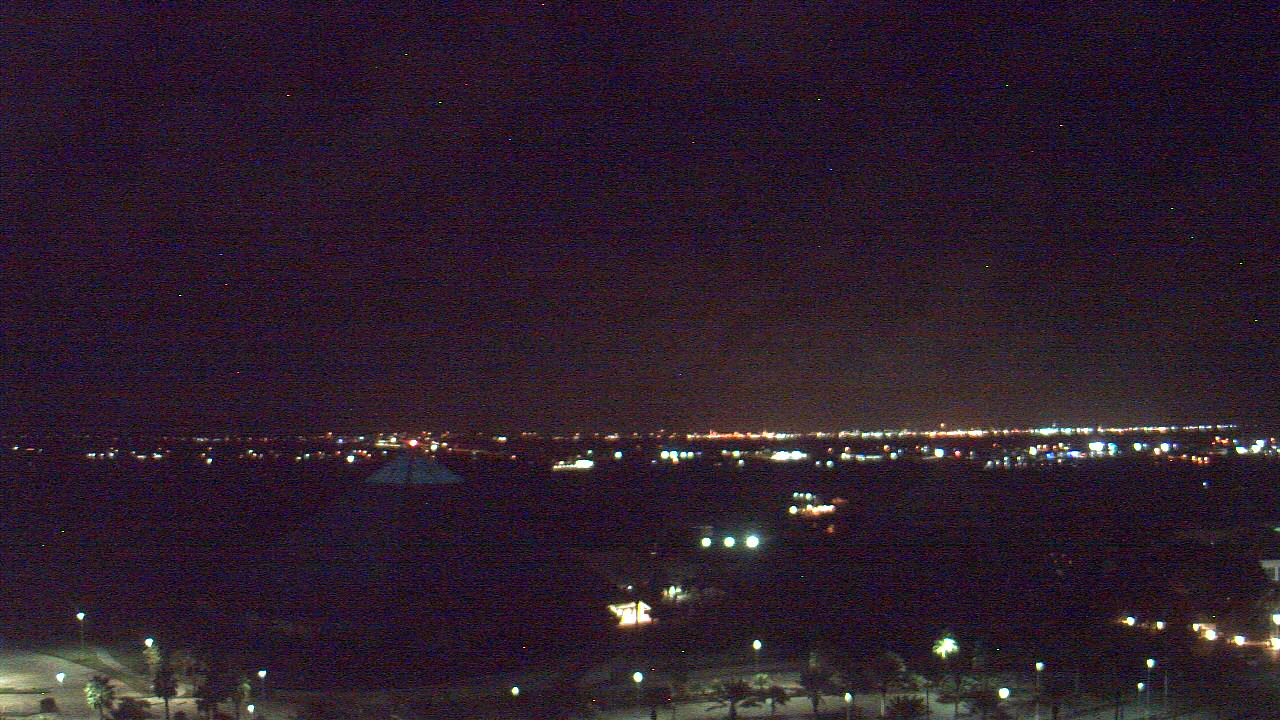
#> input picture CV_19117613/datasets/623/20120901_084151.jpg, 1280 x 720 px
$ python CV2_19117613.py   (Python 2 division)
#> lines starting #> are read from the running program, lines starting #| are printed output that depends on the picture; after the words box and inside, x2 and y2 are one past the last pixel; in counts of white or black regions, pixels touching at a corner belong together; pictures that were not available may be replaced by others from this repository, and a replacement may not be noted
import cv2
import numpy as np
import os
from matplotlib import pyplot as pt

#Canny edge detection function to get edges
def canny(img):
    #Extract the blue plane from input image and perform canny edge detection on the extracted blue plane
    blue = img[:,:,0]
    edges = cv2.Canny(blue, 16 , 186)
    #Apply morphological closing on edges using a 17x17 structuring element
    se = cv2.getStructuringElement(cv2.MORPH_RECT, (17,17))
    closing = cv2.morphologyEx(edges, cv2.MORPH_CLOSE, se)
    return closing

#Floof fill to fill the gap to get the mask
def fillhole(img):
    floodfill = img.copy()
    #Apply two pixels more than the input image and create a mask for flood fill
    h, w = img.shape[:2]
    mask = np.zeros((h + 2, w + 2), np.uint8)
    floodfill = np.uint8(floodfill)
    #Perform flood fill from point 100, 100 with white color and invert the filled image
    cv2.floodFill(floodfill, mask, (100, 100), 255)
    invert = cv2.bitwise_not(floodfill)
    #Combine original and inverted image to fill the hole and invert again
    img_out = img | invert
    img_out = cv2.bitwise_not(img_out)
    #Apply dilation to refine the mask with kernel 7x7 kernel size
    kernel = np.ones((7,7), np.uint8)
    dilate = cv2.dilate(img_out, kernel, iterations = 1)
    #Perform morphological closing to remove small region usign 7x7 structuring element
    se = cv2.getStructuringElement(cv2.MORPH_RECT, (7,7))
    predicted_mask = cv2.morphologyEx(dilate, cv2.MORPH_CLOSE, se)
    return predicted_mask

#Drawing contours for skyline
def skylineDetection(mask):
    #Detect skyline in the predicted mask using canny edge detection
    edges = cv2.Canny(mask, 50, 150)
    contours, hierarchy= cv2.findContours(edges, cv2.RETR_EXTERNAL, cv2.CHAIN_APPROX_NONE)

    skyline_contours = []
    for contour in contours:
        #Calculate the bounding box of the contour
        x, y, w, h = cv2.boundingRect(contour)

        #Filter out cloud contours that are unlikely to be the skyline
        if h > 10 and w > 200:
            skyline_contours.append(contour)

    skyline = np.zeros_like(edges)
    cv2.drawContours(skyline, skyline_contours, -1, 255, 3)
    return skyline

#Day and night image classifier
def dayOrNight(img):
    #Convert the image to grayscale then perform otsu thresholding to create a binary image
    gray_img = cv2.cvtColor(img, cv2.COLOR_BGR2GRAY)
    _, bi_img = cv2.threshold(gray_img, 0, 255, cv2.THRESH_BINARY + cv2.THRESH_OTSU)
    #Calculate the number of white pixels in the binary image
    no_white_px = cv2.countNonZero(bi_img)
    h, w = bi_img.shape
    white_px = (no_white_px / (h * w)) * 100
    threshold = 20
    #Determine whether is day or night based on the number of white pixels
    if white_px > threshold:
        return 'Day Time'
    else:
        return 'Night Time'

#Accuracy calculation using MSE
def calAccuracy(out, expected):
    #Calculate the MSE between the predicted and actual mask and then calculate the accuracy
    sqr_diff = (out - expected) ** 2
    mse = np.mean(sqr_diff)
    accuracy = 1/(1 + mse)
    return accuracy

#Night image enhancement
def nightEnhancement(img):
    hsv_img = cv2.cvtColor(img, cv2.COLOR_BGR2HSV)
    h,s,v = cv2.split(hsv_img)

    adj_hue = (h + 70) % 180
    adj_saturation = np.clip(s * 0.6, 10, 100)
    adj_saturation = np.uint8(adj_saturation)

    adj_hsv = cv2.merge([adj_hue, adj_saturation, v])
    adj_img = cv2.cvtColor(adj_hsv, cv2.COLOR_HSV2BGR)
    return adj_img

#Main function
def main(datasets, file, expected_dic):
#> called with datasets = '623', file = '20120901_084151.jpg'
    img = cv2.imread(f'datasets/{datasets}/{file}', 1)
#> img is the input picture: shape (720, 1280, 3); mean B, G, R 42.6, 29.2, 44.7
    #Image to convert to rgb and read the actual mask from dictionary for evaluation then determine day or night image
    ori = cv2.cvtColor(img, cv2.COLOR_BGR2RGB)
    actual_mask = cv2.imread(expected_dic[datasets], 0)
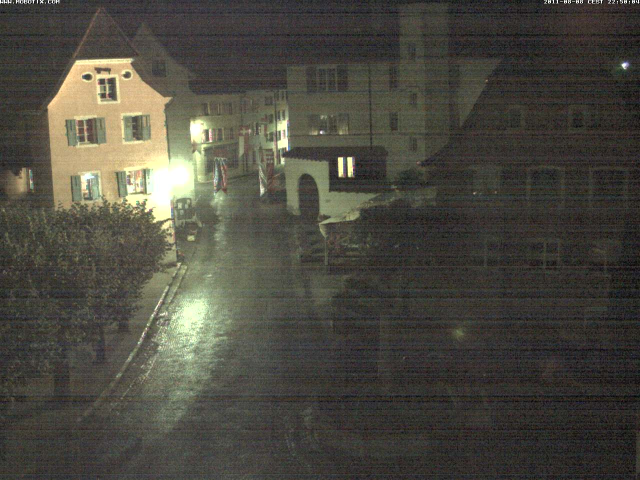
#> input picture CV_19117613/datasets/10917/20110809_022406.jpg, 1280 x 960 px, given in place of 623.png, which was not available (shown at 1/2 size)
#> actual_mask: shape (960, 1280); min 0, max 255, mean 73.1
    actual_skyline = skylineDetection(actual_mask)
#> in skylineDetection, `edges = cv2.Canny(mask, 50, 150)`:
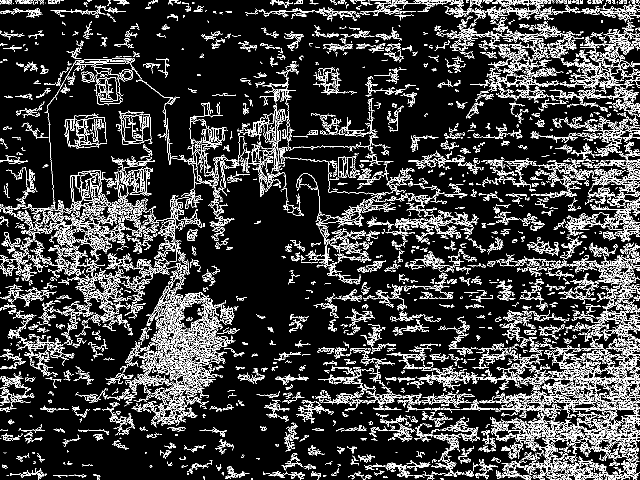
#> edges: shape (960, 1280) (shown at 1/2 size); 14.1% white in thin lines or dots
#> in skylineDetection, `contours, hierarchy= cv2.findContours(edges, cv2.RETR_EXTERNAL, cv2.CH..`: contours = 3261 contours, 2502 with area under 20; largest, box (x1, y1, x2, y2) and area: (1107, 775, 1236, 825) 948, (1120, 726, 1280, 784) 742, (237, 325, 303, 395) 663, (365, 612, 469, 710) 635, (96, 490, 173, 552) 591
#> the loop in skylineDetection, `for contour in contours:` made 3261 passes
#> (x, y, w, h) on passes 3, 5, 6: (1115, 956, 3, 4), (880, 956, 7, 4), (502, 956, 4, 4)
#> after the loop in skylineDetection, `for contour in contours:`: skyline_contours = []
#> in skylineDetection, `cv2.drawContours(skyline, skyline_contours, -1, 255, 3)`: skyline: shape (960, 1280); every value is 0
    time = dayOrNight(img)
#> in dayOrNight, `_, bi_img = cv2.threshold(gray_img, 0, 255, cv2.THRESH_BINARY + cv2.TH..`: bi_img: shape (720, 1280); 2.7% white; 511 white regions (408 under 20 px), largest, box (x1, y1, x2, y2) and area: (0, 651, 128, 720) 6027, (838, 423, 989, 440) 1029, (107, 677, 166, 718) 967
#> in dayOrNight, `no_white_px = cv2.countNonZero(bi_img)`: no_white_px = 24694
#> in dayOrNight, `white_px = (no_white_px / (h * w)) * 100`: white_px = 0
#> time = 'Night Time'
    # If it is not a day image apply night image enhancement
    if time != 'Day Time':
        img = nightEnhancement(img)
#> in nightEnhancement, `hsv_img = cv2.cvtColor(img, cv2.COLOR_BGR2HSV)`: hsv_img: shape (720, 1280, 3); mean H, S, V 133, 118.9, 48.7
#> in nightEnhancement, `adj_saturation = np.clip(s * 0.6, 10, 100)`:
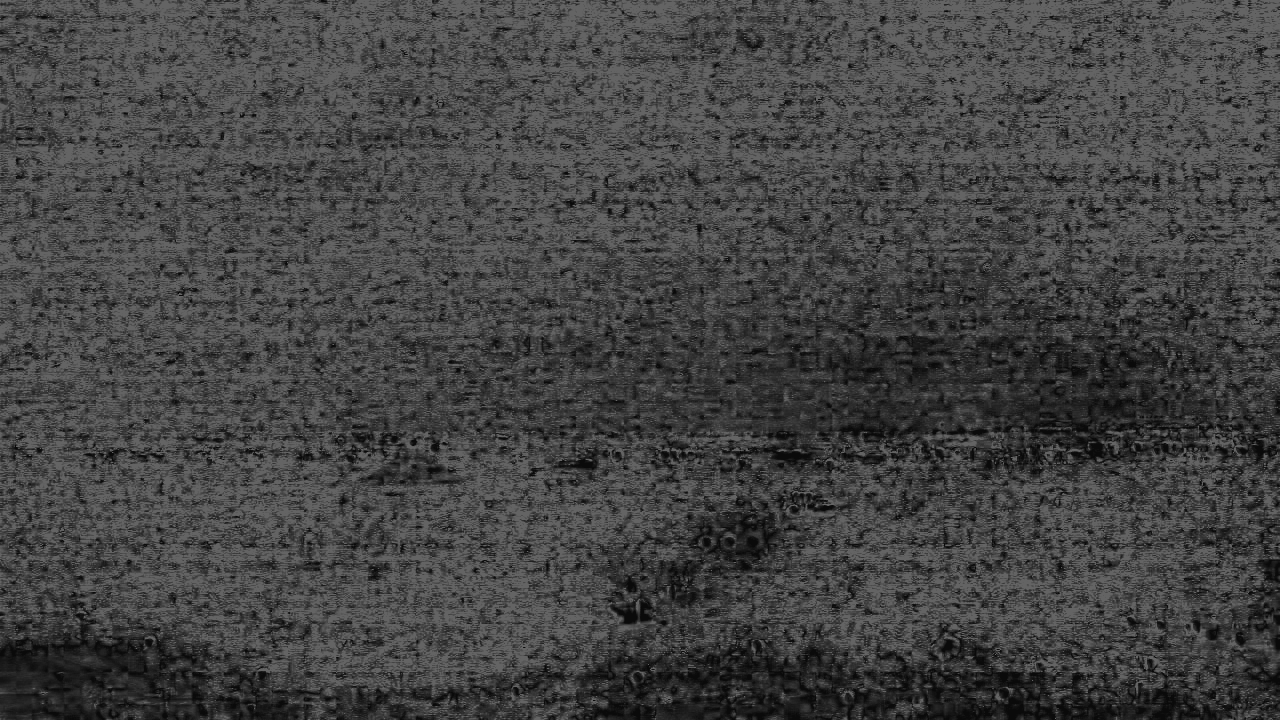
#> adj_saturation: shape (720, 1280) float64; min 10, max 100, mean 68.2
#> in nightEnhancement, `adj_hsv = cv2.merge([adj_hue, adj_saturation, v])`: adj_hsv: shape (720, 1280, 3); mean H, S, V 47.8, 67.9, 48.7
    #Perform edge detection and flood fill to get predicted mask then perform another edge detection for skyline
    edges = canny(img)
#> in canny, `edges = cv2.Canny(blue, 16 , 186)`: edges: shape (720, 1280); 10.1% white in thin lines or dots
#> in canny, `closing = cv2.morphologyEx(edges, cv2.MORPH_CLOSE, se)`: closing: shape (720, 1280); 37.1% white; 97 white regions (26 under 20 px), largest, box (x1, y1, x2, y2) and area: (0, 261, 1280, 720) 251952, (694, 33, 1051, 259) 17713, (324, 0, 626, 195) 13204
    predicted_mask = fillhole(edges)
#> in fillhole, `cv2.floodFill(floodfill, mask, (100, 100), 255)`: floodfill: shape (720, 1280); 80% white; 44 black regions, largest, box (x1, y1, x2, y2) and area: (0, 441, 715, 699) 84422, (699, 463, 1136, 695) 39550, (1208, 463, 1280, 632) 6421
#> in fillhole, `img_out = img | invert`:
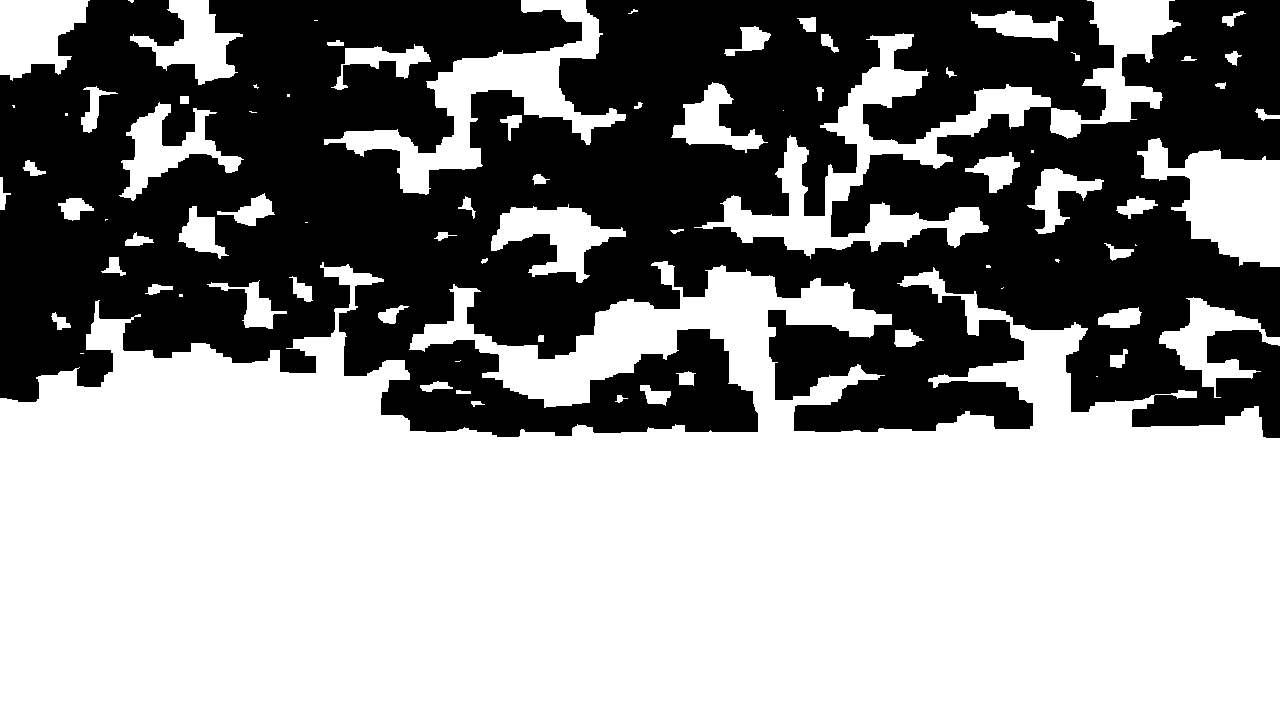
#> img_out: shape (720, 1280); 57.1% white; 1 black region, box (x1, y1, x2, y2) and area: (0, 0, 1280, 438) 395002
#> in fillhole, `dilate = cv2.dilate(img_out, kernel, iterations = 1)`: dilate: shape (720, 1280); 48.3% white; 1 white region, box (x1, y1, x2, y2) and area: (0, 0, 1280, 441) 445014
#> in fillhole, `predicted_mask = cv2.morphologyEx(dilate, cv2.MORPH_CLOSE, se)`:
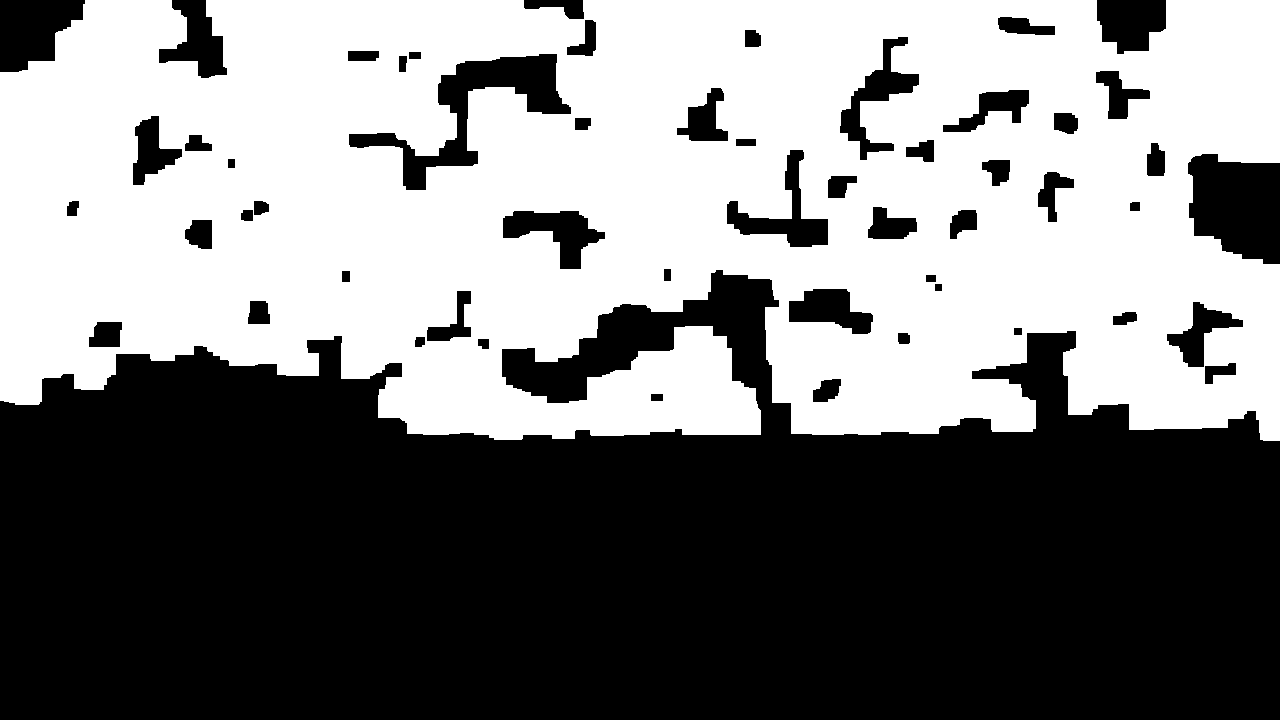
#> predicted_mask: shape (720, 1280); 48.8% white; 1 white region, box (x1, y1, x2, y2) and area: (0, 0, 1280, 441) 450122
    predicted_skyline = skylineDetection(predicted_mask)
#> in skylineDetection (call 2), `edges = cv2.Canny(mask, 50, 150)`: edges: shape (720, 1280); 1.1% white in thin lines or dots, all inside (x1, y1, x2, y2) = (0, 0, 1280, 441)
#> in skylineDetection (call 2), `contours, hierarchy= cv2.findContours(edges, cv2.RETR_EXTERNAL, cv2.CH..`: contours = 54 contours, 9 with area under 20; largest, box (x1, y1, x2, y2) and area: (348, 53, 571, 190) 7647, (726, 149, 828, 247) 3000, (502, 210, 605, 269) 2882, (839, 36, 919, 160) 2866, (788, 288, 873, 334) 2326
#> the loop in skylineDetection (call 2), `for contour in contours:` made 54 passes
#> (x, y, w, h) on passes 1 to 12: (650, 393, 13, 8), (812, 378, 29, 24), (1204, 362, 32, 22), (477, 338, 12, 11), (414, 336, 11, 11), (897, 332, 13, 12), (1013, 327, 9, 8), (88, 321, 34, 26), (1112, 311, 25, 14), (1166, 301, 77, 66), (247, 300, 23, 24), (426, 290, 45, 51)
#> after the loop in skylineDetection (call 2), `for contour in contours:`: skyline_contours = 2 contours; box (x1, y1, x2, y2) and area: (348, 53, 571, 190) 7647, (0, 269, 1280, 441) 37
#> in skylineDetection (call 2), `cv2.drawContours(skyline, skyline_contours, -1, 255, 3)`:
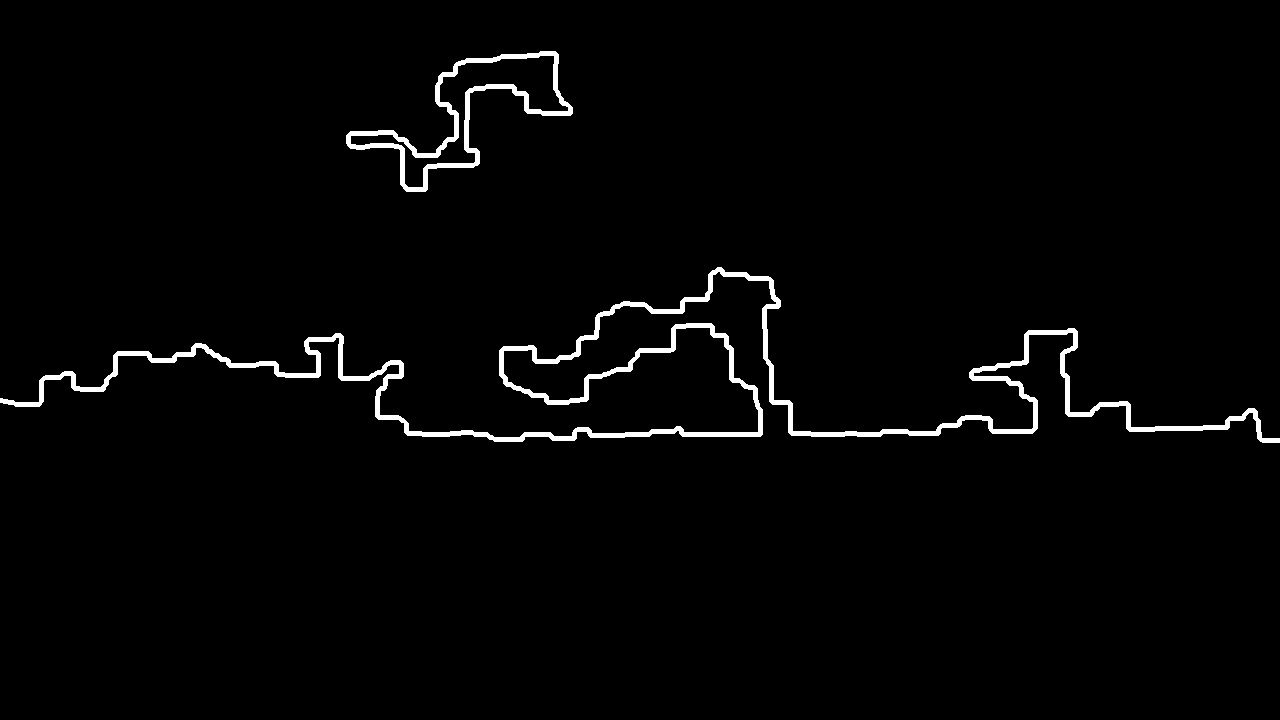
#> skyline: shape (720, 1280); 2% white; 2 white regions, box (x1, y1, x2, y2) and area: (0, 267, 1280, 443) 14595, (346, 51, 573, 192) 3920

    #Display the image
    pt.figure()
    pt.subplot(1,3,1)
    pt.title('Original: ' + time)
    pt.imshow(ori)
    pt.subplot(1,3,2)
    pt.title('Mask (Ground Truth)')
    pt.imshow(predicted_mask, cmap = 'gray')
    pt.subplot(1,3,3)
    pt.title('Skyline')
    pt.imshow(predicted_skyline, cmap='gray')
    cv2.waitKey(1000)
    cv2.destroyAllWindows()

    #Save the output figure into a new folder call result and save into their respective datasets number folder
    current_path = os.getcwd()
    save_path = os.path.join(current_path, f'results/{datasets}')
    if not os.path.exists(save_path):
        os.makedirs(save_path)
    path = (f'results/{datasets}/{file}')
    filename = os.path.splitext(path)[0]
    pt.savefig(f'{filename}_result.jpg')
    pt.close()

    mask_acc = calAccuracy(predicted_mask, actual_mask)
    skyline_acc = calAccuracy(predicted_skyline, actual_skyline)
    return mask_acc, skyline_acc

#Interpreter
if __name__ == '__main__':
    current_path = os.getcwd()
    datasets = ['623', '684','9730', '10917']
    expected_dic = {'623':'mask/623.png',
                    '684':'mask/684.png',
                    '9730':'mask/9730.png',
                    '10917':'mask/10917.png'}
    avg_mlist = []
    avg_slist = []
    #For loop for reading the datasets folder and each dataset number folder then calculate their specific average
    #accuracy and overall average accuracy for mask and skyline
    for data in datasets:
        acc_mlist = []
        acc_slist = []
        path = os.path.join(current_path, f'datasets/{data}')
        for file in os.listdir(path):
#> (the run stopped early here; a loop or call above may not have finished)
